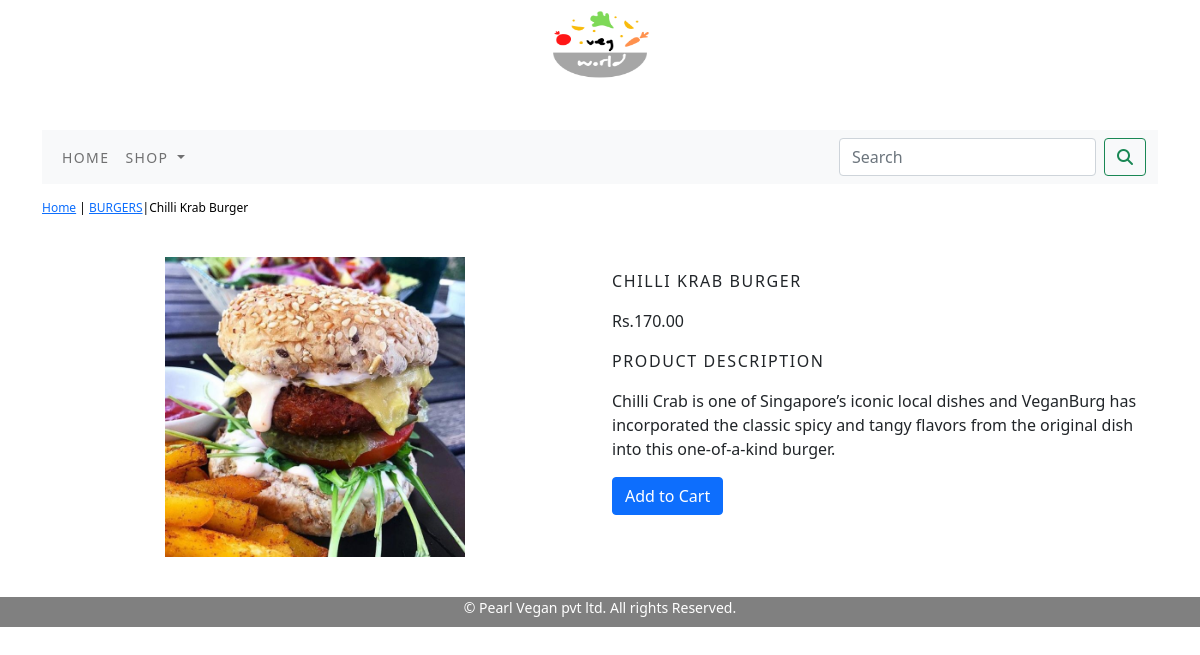
The page /shop/burgers/chilli-krab-burger/ on the database its author committed.
### shop/models.py (models this page shows, shortened)
class Product(models.Model):
    name = models.CharField(max_length=250, unique=True)
    slug = models.SlugField(max_length=250, unique=True)
    desc = models.TextField(blank=True)
    price = models.DecimalField(max_digits=10, decimal_places=2)
    category = models.ForeignKey(Category, on_delete=models.CASCADE)
    image = models.ImageField(upload_to='product/', blank=True, null=True)
    stock = models.IntegerField()
    available = models.BooleanField(default=True)
    created = models.DateTimeField(auto_now_add=True)
    updated = models.DateTimeField(auto_now=True)
    class Meta:
        ordering=('name',)
        verbose_name = 'product'
        verbose_name_plural = 'products'

class Category(models.Model):
    name=models.CharField(max_length=250, unique=True)
    slug=models.SlugField(max_length=250, unique=True)
    desc=models.TextField(blank=True)
    image=models.ImageField(upload_to='category/', blank=True, null=True)
    class Meta:
        ordering=('name',)
        verbose_name='category'
        verbose_name_plural='categories'
    def get_url(self):
        return reverse('shop:Prod_by_category', args=[self.slug])
    def __str__(self):
        return '{}'.format(self.name)

### shop/views.py (the view)
# urls.py: path('<slug:c_slug>/<slug:product_slug>/', views.prodetail, name='ProdCatDetail'),
def prodetail(request, c_slug, product_slug):
    try:
        product=Product.objects.get(category__slug=c_slug, slug=product_slug)
    except Exception as e:
        raise e
    return render(request, "product.html", {'product': product})

### cart/context_processors.py (called while the page is built)
def counter(request):
    item_count = 0
    if 'admin' in request.path:
        return {}
    else:
        try:
            cart = Cart.objects.filter(cart_id=_cart_id(request))
            cart_items = CartItem.objects.all().filter(cart=cart[:1])
            for cart_item in cart_items:
                item_count +=cart_item.quantity
        except Cart.DoesNotExist:
            item_count = 0
    return dict(item_count=item_count)

### cart/views.py (called while the page is built)
def _cart_id(request):
    cart = request.session.session_key
    if not cart:
        cart = request.session.create()
    return cart

### shop/context_processors.py (called while the page is built)
def menu_links(request):
    links=Category.objects.all()
    return dict(links=links)

### templates/product.html (shortened to what this page needs)
{% extends 'base.html' %}
{% load static %}
{% block content %}
<div class="row my_prod_row_class">
    <div class="mx_auto">
        <p><a href="{% url 'shop:AllProdCat'  %}">Home</a> | <a href="{{product.category.get_url}}">{{product.category}}</a>|{{product.name}}</p>
    </div>
<div class="container">
<br>
<div class="row">
    <div class="col-12 col-sm-12 col-md-12 col-lg-6 text-center">
        <div style="min-width:18rem;">
            <img src="{{product.image.url}}" alt="{{product.name}}" width="300px" height="300px">
        </div>
    </div>
    <div class="col-12 col-sm-12 col-md-12 col-lg-6">
            <div>
            <h1 class="my_prod_title">{{product.name}}</h1>
            <p>Rs.{{product.price}}</p>
            <p class="my_title">Product Description</p>
            <p class="text-justify my_prod_text">{{product.desc}}</p>
            {% if product.stock <= 0 %}
            <p class="text-justify my_prod_text"><b>Out of Stock</b></p>
            {% else %}
            <a class="btn btn-primary"   href="{% url 'cart:add_cart' product.id %}">Add to Cart</a>
            {% endif %}
    </div>
</div>
    </div>
</div>
</div>
{% endblock %}

### static/css/custom.css (style rules this page uses)
.my_title { font-size:10 px; text-transform: uppercase; letter-spacing: .1em; }
.my_prod_row_class { padding-top: 15px; padding-bottom: 20px; }
.my_prod_row_class .mx_auto { color: black; font-size: 12px; text-decoration: none; }
.my_prod_title { font-size: 16px; text-transform: uppercase; letter-spacing: .1em; padding-top: 15px; padding-bottom: 10px; }
.my_prod_text { padding-right:20px; }

### rows shown on the page
Product: category "BURGERS", name "Chilli Krab Burger", image (picture), name "CHILLI KRAB BURGER", price "170.00", desc "Chilli Crab is one of Singapore’s iconic local dishes and VeganBurg has incorporated the classic spicy and tangy flavors from the original dish into this one-of-a-kind burger."
